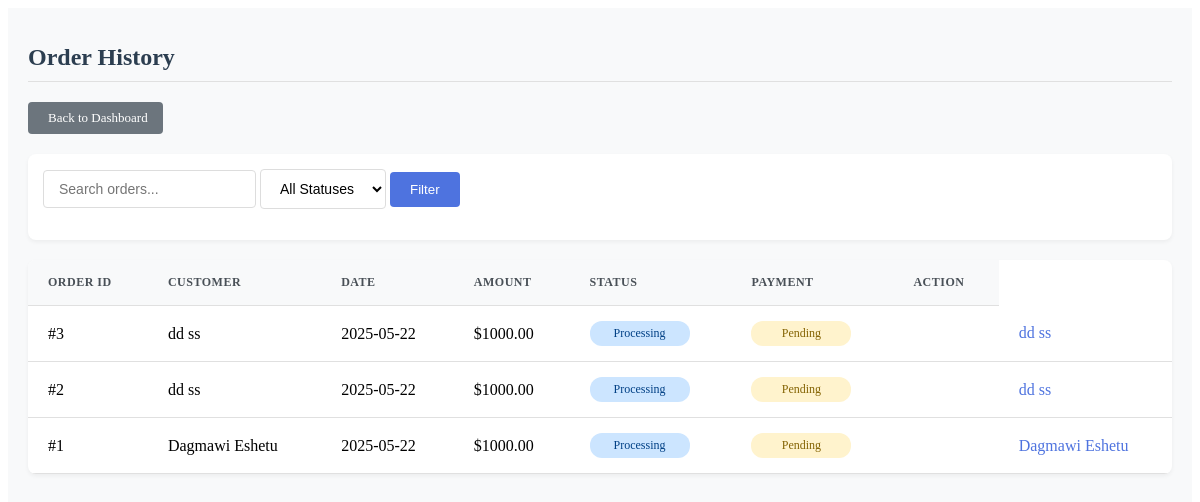
The page /dashboard/orders/ (signed in) on the database its author committed.
### orders/models.py (models this page shows, shortened)
class Orders(models.Model):
    STATUS_CHOICES = [
        ('Pending', 'Pending'),
        ('Processing', 'Processing'),
        ('Shipped', 'Shipped'),
        ('Delivered', 'Delivered'),
        ('Cancelled', 'Cancelled'),
    ]
    PAYMENT_METHODS = [
        ('credit_card', 'Credit Card'),
        ('paypal', 'PayPal'),
        ('telebirr', 'TeleBirr'),
        ('cbe_birr', 'CBE Birr'),
    ]
    user = models.ForeignKey(
        settings.AUTH_USER_MODEL,
        on_delete=models.CASCADE,
        related_name='orders'
    )
    order_date = models.DateTimeField(default=timezone.now)
    status = models.CharField(
        max_length=50, choices=STATUS_CHOICES, default='Pending')
    shipping_first_name = models.CharField(max_length=100)
    shipping_last_name = models.CharField(max_length=100)
    shipping_address = models.TextField()
    shipping_city = models.CharField(max_length=100)
    shipping_state = models.CharField(max_length=100)
    shipping_zip = models.CharField(max_length=20)
    shipping_country = models.CharField(max_length=100)
    shipping_phone = models.CharField(max_length=15)
    billing_first_name = models.CharField(max_length=100, blank=True)
    billing_last_name = models.CharField(max_length=100, blank=True)
    billing_address = models.TextField(blank=True)
    billing_city = models.CharField(max_length=100, blank=True)
    billing_state = models.CharField(max_length=100, blank=True)
    billing_zip = models.CharField(max_length=20, blank=True)
    billing_country = models.CharField(max_length=100, blank=True)
    payment_method = models.CharField(max_length=50, choices=PAYMENT_METHODS)
    payment_complete = models.BooleanField(default=False)
    total_price = models.DecimalField(max_digits=10, decimal_places=2)
    order_items = models.JSONField()
    class Meta:
        ordering = ['-order_date']
        verbose_name_plural = 'Orders'

### dashboard/views.py (the view, shortened to what this page needs)
# urls.py: path('orders/', views.OrderHistoryView.as_view(), name='order_history'),
class OrderHistoryView(StaffRequiredMixin, ListView):
    model = Orders
    template_name = 'dashboard/order_history.html'
    context_object_name = 'orders'
    paginate_by = 10
    def get(self, request, *args, **kwargs):
        create_activity_log(request.user, "Viewed order history")
        return super().get(request, *args, **kwargs)
    def get_queryset(self):
        queryset = super().get_queryset().order_by('-order_date')
        search_query = self.request.GET.get('search')
        status_filter = self.request.GET.get('status')
        if status_filter:
            queryset = queryset.filter(status=status_filter)
        return queryset

### cart/context_processors.py (called while the page is built)
def cart(request):
    return {
        'cart_count': len(get_cart(request))
    }

### cart/utils.py (called while the page is built)
def get_cart(request):
    return Cart(request)

    def __len__(self):
        if not isinstance(self.cart, dict):  # Handle case where cart isn't a dict
            return 0
        return sum(item['quantity'] for item in self.cart.values())

### dashboard/views.py (called while the page is built)
def create_activity_log(user, action, details=""):
    ActivityLog.objects.create(
        user=user,
        action=action,
        details=details
    )

### users/views.py (called while the page is built)
    def dispatch(self, request, *args, **kwargs):
        if not request.user.is_authenticated:
            return self.handle_no_permission()
        if request.user.role not in [CustomUser.Role.ADMIN, CustomUser.Role.STAFF]:
            messages.error(
                request, "You don't have permission to access this page.")
            return redirect('profiles:customer_profile')
        return super().dispatch(request, *args, **kwargs)

### dashboard/templates/dashboard/order_history.html (shortened to what this page needs)
{%load static %}
<html>
<head>
    <link rel="stylesheet" href="{% static 'dashboard/css/other.css' %}">
</head>
<body>
{% block content %}
<div class="content">
    <h1 class="page-title">Order History</h1>
    <div class="page-actions">
    <a href="{% url 'dashboard:dashboard' %}" class="action-btn back">
         Back to Dashboard
    </a>
</div>
    <div class="search-filter">
        <form method="get">
            <input type="text" name="search" placeholder="Search orders..." value="{{ request.GET.search }}">
            <select name="status">
                <option value="">All Statuses</option>
            </select>
            <button type="submit">Filter</button>
        </form>
    </div>
    <div class="recent-orders">
        <table>
            <thead>
                <tr>
                    <th>Order ID</th>
                    <th>Customer</th>
                    <th>Date</th>
                    <th>Amount</th>
                    <th>Status</th>
                    <th>Payment</th>
                    <th>Action</th>
                </tr>
            </thead>
            <tbody>
                {% for order in orders %}
                <tr>
                    <td>#{{ order.id }}</td>
                    <td>{{ order.shipping_first_name }} {{ order.shipping_last_name }}</td>
                    <td>{{ order.order_date|date:"Y-m-d" }}</td>
                    <td>${{ order.total_price }}</td>
                    <td>
                        <span class="status status-{{ order.status|lower }}">{{ order.status }}</span>
                    </td>
                    <td>
                        {% if order.payment_complete %}
                        <span class="status status-completed">Paid</span>
                        {% else %}
                        <span class="status status-pending">Pending</span>
                        {% endif %}
                    </td>
                    <td>
<td>
    <a href="{% url 'users:detail' order.user.id %}" class="customer-link">
        {{ order.shipping_first_name }} {{ order.shipping_last_name }}
    </a>
</td>
                </tr>
                {% empty %}
                <tr>
                    <td colspan="7">No orders found.</td>
                </tr>
                {% endfor %}
            </tbody>
        </table>
    </div>
</div>
{% endblock %}
</body>
</html>

### dashboard/static/dashboard/css/other.css (style rules this page uses)
.content { padding: 20px; background-color: #f8f9fa; min-height: calc(100vh - 60px); }
.page-title { font-size: 24px; font-weight: 600; color: #2c3e50; margin-bottom: 20px; padding-bottom: 10px; border-bottom: 1px solid #e0e0e0; }
.search-filter { background: white; padding: 15px; border-radius: 8px; box-shadow: 0 2px 4px rgba(0,0,0,0.05); margin-bottom: 20px; display: flex; gap: 10px; align-items: center; }
.search-filter input[type="text"] { flex: 1; padding: 10px 15px; border: 1px solid #ddd; border-radius: 4px; font-size: 14px; transition: border-color 0.3s; }
.search-filter select { padding: 10px 15px; border: 1px solid #ddd; border-radius: 4px; font-size: 14px; background-color: white; cursor: pointer; }
.search-filter button { padding: 10px 20px; background-color: #4e73df; color: white; border: none; border-radius: 4px; font-weight: 500; cursor: pointer; transition: background-color 0.3s; }
.recent-orders { background: white; border-radius: 8px; box-shadow: 0 2px 4px rgba(0,0,0,0.05); overflow: hidden; }
table { width: 100%; border-collapse: collapse; }
th, td { padding: 15px 20px; text-align: left; border-bottom: 1px solid #e0e0e0; }
th { background-color: #f8f9fa; font-weight: 600; color: #495057; text-transform: uppercase; font-size: 12px; letter-spacing: 0.5px; }
.status { display: inline-block; padding: 5px 10px; border-radius: 12px; font-size: 12px; font-weight: 500; text-align: center; min-width: 80px; }
.status-pending { background-color: #fff3cd; color: #856404; }
.status-processing { background-color: #cce5ff; color: #004085; }
.action-btn { display: inline-flex; align-items: center; padding: 8px 15px; border-radius: 4px; font-size: 13px; font-weight: 500; text-decoration: none; transition: all 0.3s; margin-right: 5px; gap: 5px; }
.action-btn.back { background-color: #6c757d; color: white; }
.customer-link { color: #4e73df; text-decoration: none; transition: color 0.3s; }
.page-actions { margin-bottom: 20px; }
.action-btn.back { display: inline-flex; align-items: center; gap: 5px; padding: 8px 15px; background-color: #6c757d; color: white; border-radius: 4px; text-decoration: none; transition: background-color 0.3s; }

### rows shown on the page
Orders: id "3", shipping_first_name "dd", shipping_last_name "ss", order_date "2025-05-22", total_price "1000.00", status "Processing", payment_complete "Pending"
Orders: id "2", shipping_first_name "dd", shipping_last_name "ss", order_date "2025-05-22", total_price "1000.00", status "Processing", payment_complete "Pending"
Orders: id "1", shipping_first_name "Dagmawi", shipping_last_name "Eshetu", order_date "2025-05-22", total_price "1000.00", status "Processing", payment_complete "Pending"
